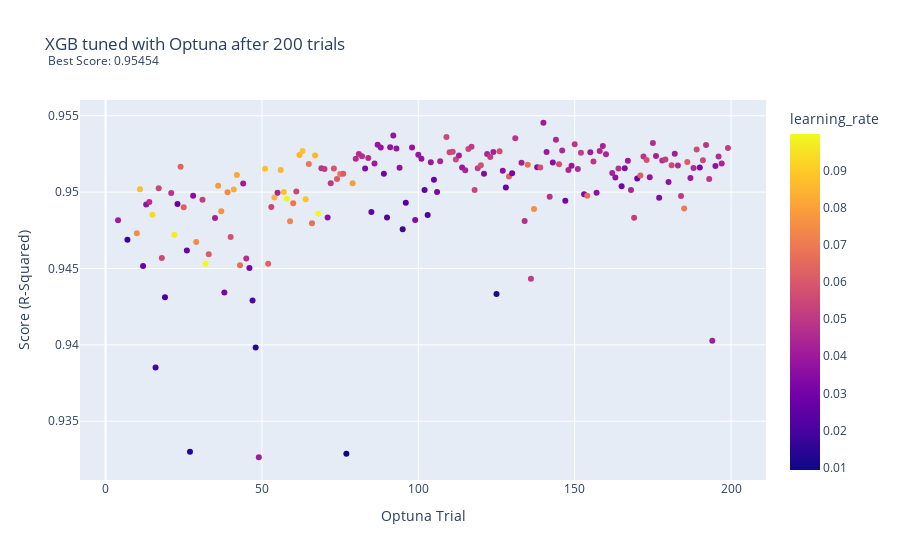

The code cell stored with this chart in its notebook:
### Code cell
fig = px.scatter(optuna_xgb.loc[optuna_xgb.Score > .93],
                 x="Trial", 
                 y="Score", 
                 color = 'learning_rate',
                 hover_data=['Parameters'],
                labels = {'Trial': 'Optuna Trial', 'Score': 'Score (R-Squared)'},
                title = 'XGB tuned with Optuna after 200 trials<br><sup> Best Score: 0.95454 </sup>')

fig.update_layout(
    hoverlabel=dict(
        bgcolor="white",
        font_size=8,
        font_family="Rockwell"
    )
)
fig.write_image("images/optuna_xgb_learning_rate.png")
fig.show()

### Figure 1 — Plotly figure (JSON) as saved in the notebook; plotly's stock layout.template omitted (floating-point values rounded to 4 significant figures; data arrays with more than 128 entries replaced by an {"elided": "..."} marker saying what was removed)
{"data": [{"customdata": {"elided": "182x1x8x2 mixed values"}, "hovertemplate": "Optuna Trial=%{x}<br>Score (R-Squared)=%{y}<br>Parameters=%{customdata[0]}<br>learning_rate=%{marker.color}<extra></extra>", "legendgroup": "", "marker": {"color": {"elided": "182 float values"}, "coloraxis": "coloraxis", "symbol": "circle"}, "mode": "markers", "name": "", "orientation": "v", "showlegend": false, "type": "scatter", "x": {"elided": "182 int values"}, "xaxis": "x", "y": {"elided": "182 float values"}, "yaxis": "y"}], "layout": {"coloraxis": {"colorbar": {"title": {"text": "learning_rate"}}, "colorscale": [[0, "#0d0887"], [0.1111, "#46039f"], [0.2222, "#7201a8"], [0.3333, "#9c179e"], [0.4444, "#bd3786"], [0.5556, "#d8576b"], [0.6667, "#ed7953"], [0.7778, "#fb9f3a"], [0.8889, "#fdca26"], [1, "#f0f921"]]}, "hoverlabel": {"bgcolor": "white", "font": {"family": "Rockwell", "size": 8}}, "legend": {"tracegroupgap": 0}, "title": {"text": "XGB tuned with Optuna after 200 trials<br><sup> Best Score: 0.95454 </sup>"}, "xaxis": {"anchor": "y", "domain": [0, 1], "title": {"text": "Optuna Trial"}}, "yaxis": {"anchor": "x", "domain": [0, 1], "title": {"text": "Score (R-Squared)"}}}}
